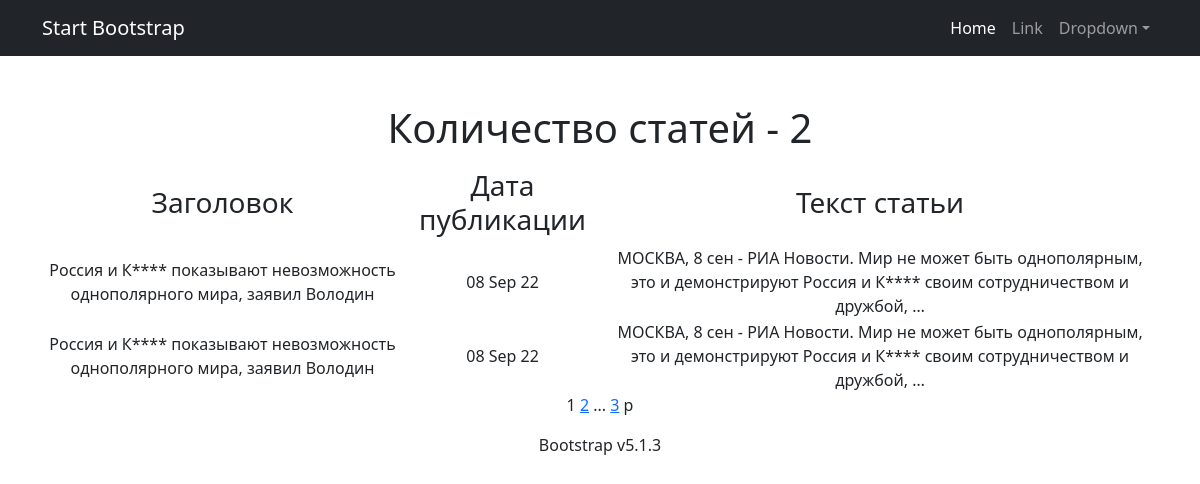
The app's page /articles/ with its own data.
### News_Portal/models.py (models this page shows, shortened)
class Post(models.Model):
    author = models.ForeignKey(Author, on_delete=models.CASCADE)
    Wahl = models.CharField(max_length=16, choices=AUFLISTUNG, default=Artikel)
    titel_name = models.CharField(max_length=212)
    text = models.TextField()
    ranking = models.FloatField(default=0.0)
    time_in = models.DateTimeField(auto_now_add=True)
    postCategory = models.ManyToManyField(Category, through='PostCategory')

### News_Portal/views.py (the view)
class Articles(ListView):
    model = Post
    queryset = Post.objects.filter(Wahl='Artikel')
    template_name = 'articles.html'
    context_object_name = 'articles'
    paginate_by = 2

### News_Portal/templatetags/custom_filter.py (called while the page is built)
@register.filter()
def censor(x):
    text_1 = ''
    if isinstance(x, str):
        for i in x.split():
            if i.lower() in WORDS:
                text_1 += i.replace(i, f'  {i[0]}{"*" * (len(i) - 1)}   ')
            else:
                text_1 += '   ' + i + '   '
        text_1 = ' '.join(text_1.split())
        return text_1

### News_Portal/templatetags/custom_tags.py (called while the page is built)
@register.simple_tag(takes_context=True)
def url_replace(context, **kwargs):
    d = context['request'].GET.copy()
    for k, v in kwargs.items():
        d[k] = v
    return d.urlencode()

### Templates/articles.html (shortened to what this page needs)
{% extends 'flatpages/default.html' %}
{% load custom_filter %}
{% load custom_tags %}
{% block cont %}
Количество статей -
{{articles|length}}
{% endblock cont%}
{% block content %}
{% if articles %}
<table>
    <tr>
        <td><h3>Заголовок</h3></td>
        <td><h3>Дата публикации</h3></td>
        <td><h3>Текст статьи</h3></td>
    </tr>
    {% for new in articles %}
    <tr>
        <td>{{new.titel_name|censor}}</td>
        <td>{{new.time_in|date:'d M y'}}</td>
        <td>{{new.text|censor|truncatewords:21}}</td>
    </tr>
    {% endfor %}
</table>
{% else %}
<h2>СТАТЕЙ НЕТ</h2>
{% endif %}
{{ page_obj.number }}
{% if page_obj.has_next %}
<a href="?{% url_replace page=page_obj.next_page_number %}">{{ page_obj.next_page_number }}</a>
{% if paginator.num_pages != page_obj.next_page_number %}
...
<a href="?{% url_replace page=page_obj.paginator.num_pages %}">{{ page_obj.paginator.num_pages }}</a>
{% endif %}
{% endif %}
{% endblock content %}

### Templates/flatpages/default.html (shortened to what this page needs)
<!DOCTYPE html>
<html lang="en">
<head>
    {% load static %}
    <link href="{% static 'css/styles.css' %}" rel="stylesheet"/>
</head>
<body>
<nav class="navbar navbar-expand-lg navbar-dark bg-dark">
    <div class="container">
        <a class="navbar-brand" href="#">Start Bootstrap</a>
        <div class="collapse navbar-collapse" id="navbarSupportedContent">
            <ul class="navbar-nav ms-auto mb-2 mb-lg-0">
                <li class="nav-item"><a class="nav-link active" aria-current="page" href="#">Home</a></li>
                <li class="nav-item"><a class="nav-link" href="#">Link</a></li>
                <li class="nav-item dropdown">
                    <a class="nav-link dropdown-toggle" id="navbarDropdown" href="#" role="button"
                       data-bs-toggle="dropdown" aria-expanded="false">Dropdown</a>
                </li>
            </ul>
        </div>
    </div>
</nav>
<div class="container">
    <div class="text-center mt-5">
        <h1>{% block cont %} {% endblock cont %}</h1>
        <p class="lead">{% block content %} {% endblock content %}p</p>
        <p>Bootstrap v5.1.3</p>
    </div>
</div>
</body>
</html>

### records on screen
Post: titel_name|censor "Россия и К**** показывают невозможность однополярного мира, заявил Володин", time_in "08 Sep 22", text|censor "МОСКВА, 8 сен - РИА Новости. Мир не может быть однополярным, это и демонстрируют Россия и К**** своим сотрудничеством и дружбой, …"
Post: titel_name|censor "Россия и К**** показывают невозможность однополярного мира, заявил Володин", time_in "08 Sep 22", text|censor "МОСКВА, 8 сен - РИА Новости. Мир не может быть однополярным, это и демонстрируют Россия и К**** своим сотрудничеством и дружбой, …"

### other values on screen
{{ articles|length }} "2"
{{ page_obj.number }} "1"
{{ page_obj.next_page_number }} "2"
{{ page_obj.paginator.num_pages }} "3"
